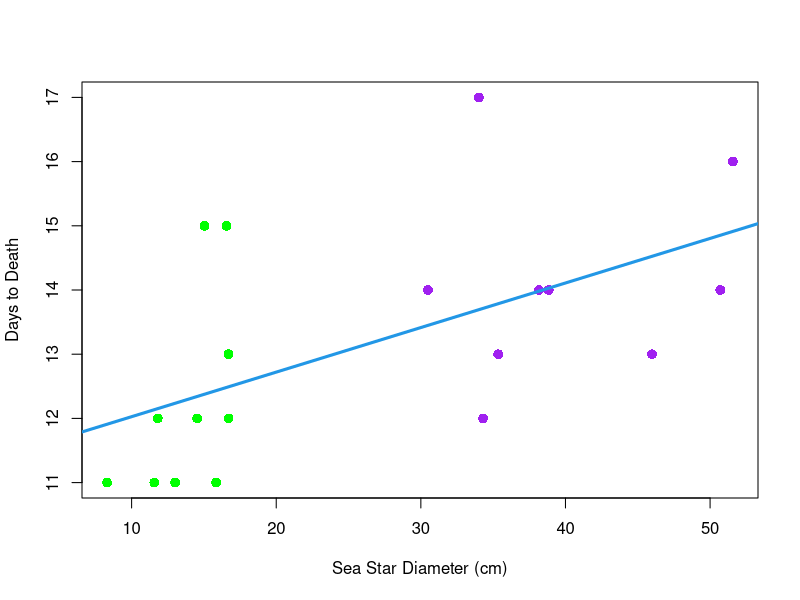

The R source for this figure:
## ---- chunk 1
library(ggplot2)
library(tidyverse)
## ---- chunk 2
diameter.data <- data.frame(
  diameter.cm = c(8.30082, 11.57224, 11.80592, 13.0048, 14.53896, 15.0368, 15.84452, 16.5608, 16.70304, 16.70812, 30.494, 34.01, 34.3, 35.35, 38.17, 38.84, 45.978, 50.706, 51.582),
  days.to.death = c(11, 11, 12, 11, 12, 15, 11, 15, 13, 12, 14, 17, 12, 13, 14, 14, 13, 14, 16),
  stringsAsFactors = FALSE
)

## ---- chunk 3
#diam <- c(8.30082, 11.57224, 11.80592, 13.0048, 14.53896, 15.0368, 15.84452, 16.5608, 16.70304, 16.70812, 30.494, 34.01, 34.3, 35.35, 38.17, 38.84, 45.978, 50.706, 51.582)
## ---- chunk 4
#day <- c(11, 11, 12, 11, 12, 15, 11, 15, 13, 12, 14, 17, 12, 13, 14, 14, 13, 14, 16)
## ---- chunk 5
model.lm <- lm(diameter.data$days.to.death ~ diameter.data$diameter.cm)
summary(model.lm)
## ---- chunk 6
plot(diameter.data$diameter.cm, diameter.data$days.to.death, pch = 16, cex = 1.3, xlab = "Sea Star Diameter (cm)", ylab = "Days to Death", col=ifelse(diameter.data$diameter.cm<20, "green", "purple"))
abline(model.lm, col = 4, lwd = 3)
